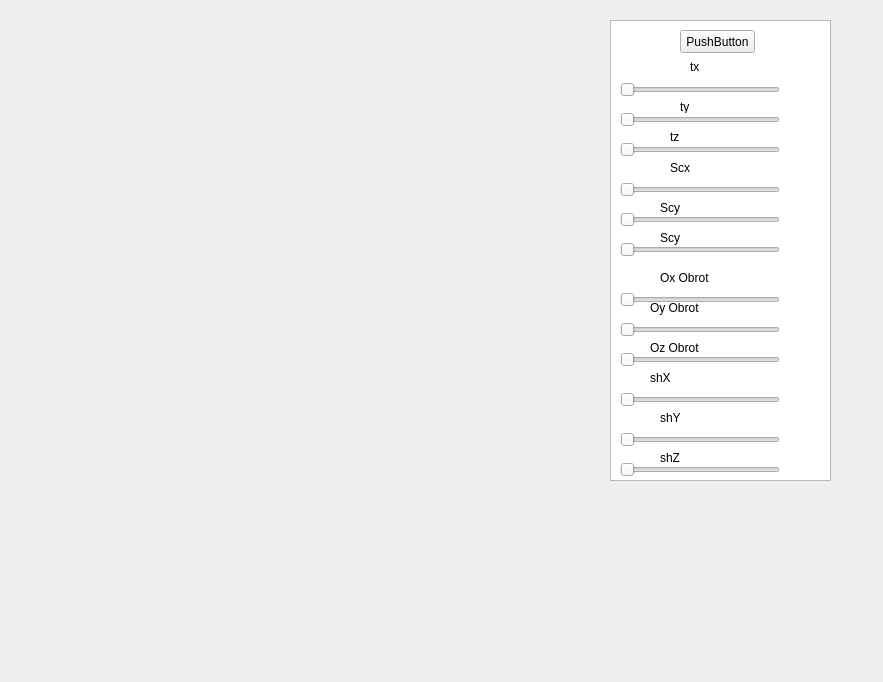
<?xml version="1.0" encoding="UTF-8"?>
<ui version="4.0">
 <class>MyWindow</class>
 <widget class="QMainWindow" name="MyWindow">
  <property name="geometry">
   <rect>
    <x>0</x>
    <y>0</y>
    <width>883</width>
    <height>682</height>
   </rect>
  </property>
  <property name="windowTitle">
   <string>MyWindow</string>
  </property>
  <widget class="QWidget" name="centralWidget">
   <widget class="QListView" name="listView">
    <property name="geometry">
     <rect>
      <x>610</x>
      <y>20</y>
      <width>221</width>
      <height>461</height>
     </rect>
    </property>
   </widget>
   <widget class="QPushButton" name="pushButton">
    <property name="geometry">
     <rect>
      <x>680</x>
      <y>30</y>
      <width>75</width>
      <height>23</height>
     </rect>
    </property>
    <property name="text">
     <string>PushButton</string>
    </property>
   </widget>
   <widget class="QSlider" name="horizontalSlider">
    <property name="geometry">
     <rect>
      <x>620</x>
      <y>290</y>
      <width>160</width>
      <height>19</height>
     </rect>
    </property>
    <property name="orientation">
     <enum>Qt::Horizontal</enum>
    </property>
   </widget>
   <widget class="QSlider" name="horizontalSlider_2">
    <property name="geometry">
     <rect>
      <x>620</x>
      <y>80</y>
      <width>160</width>
      <height>19</height>
     </rect>
    </property>
    <property name="orientation">
     <enum>Qt::Horizontal</enum>
    </property>
   </widget>
   <widget class="QLabel" name="label_2">
    <property name="geometry">
     <rect>
      <x>690</x>
      <y>60</y>
      <width>47</width>
      <height>13</height>
     </rect>
    </property>
    <property name="text">
     <string>tx</string>
    </property>
   </widget>
   <widget class="QSlider" name="horizontalSlider_3">
    <property name="geometry">
     <rect>
      <x>620</x>
      <y>110</y>
      <width>160</width>
      <height>19</height>
     </rect>
    </property>
    <property name="orientation">
     <enum>Qt::Horizontal</enum>
    </property>
   </widget>
   <widget class="QLabel" name="label_3">
    <property name="geometry">
     <rect>
      <x>680</x>
      <y>100</y>
      <width>47</width>
      <height>13</height>
     </rect>
    </property>
    <property name="text">
     <string>ty</string>
    </property>
   </widget>
   <widget class="QSlider" name="horizontalSlider_4">
    <property name="geometry">
     <rect>
      <x>620</x>
      <y>140</y>
      <width>160</width>
      <height>19</height>
     </rect>
    </property>
    <property name="orientation">
     <enum>Qt::Horizontal</enum>
    </property>
   </widget>
   <widget class="QLabel" name="label_4">
    <property name="geometry">
     <rect>
      <x>670</x>
      <y>130</y>
      <width>47</width>
      <height>13</height>
     </rect>
    </property>
    <property name="text">
     <string>tz</string>
    </property>
   </widget>
   <widget class="QSlider" name="horizontalSlider_5">
    <property name="geometry">
     <rect>
      <x>620</x>
      <y>180</y>
      <width>160</width>
      <height>19</height>
     </rect>
    </property>
    <property name="minimum">
     <number>0</number>
    </property>
    <property name="maximum">
     <number>99</number>
    </property>
    <property name="value">
     <number>0</number>
    </property>
    <property name="orientation">
     <enum>Qt::Horizontal</enum>
    </property>
   </widget>
   <widget class="QLabel" name="label_5">
    <property name="geometry">
     <rect>
      <x>670</x>
      <y>160</y>
      <width>61</width>
      <height>16</height>
     </rect>
    </property>
    <property name="text">
     <string>Scx</string>
    </property>
   </widget>
   <widget class="QSlider" name="horizontalSlider_6">
    <property name="geometry">
     <rect>
      <x>620</x>
      <y>210</y>
      <width>160</width>
      <height>19</height>
     </rect>
    </property>
    <property name="minimum">
     <number>0</number>
    </property>
    <property name="maximum">
     <number>99</number>
    </property>
    <property name="value">
     <number>0</number>
    </property>
    <property name="orientation">
     <enum>Qt::Horizontal</enum>
    </property>
   </widget>
   <widget class="QSlider" name="horizontalSlider_7">
    <property name="geometry">
     <rect>
      <x>620</x>
      <y>240</y>
      <width>160</width>
      <height>19</height>
     </rect>
    </property>
    <property name="minimum">
     <number>0</number>
    </property>
    <property name="maximum">
     <number>99</number>
    </property>
    <property name="value">
     <number>0</number>
    </property>
    <property name="orientation">
     <enum>Qt::Horizontal</enum>
    </property>
   </widget>
   <widget class="QLabel" name="label_6">
    <property name="geometry">
     <rect>
      <x>660</x>
      <y>200</y>
      <width>61</width>
      <height>16</height>
     </rect>
    </property>
    <property name="text">
     <string>Scy</string>
    </property>
   </widget>
   <widget class="QLabel" name="label_7">
    <property name="geometry">
     <rect>
      <x>660</x>
      <y>230</y>
      <width>61</width>
      <height>16</height>
     </rect>
    </property>
    <property name="text">
     <string>Scy</string>
    </property>
   </widget>
   <widget class="QSlider" name="horizontalSlider_8">
    <property name="geometry">
     <rect>
      <x>620</x>
      <y>320</y>
      <width>160</width>
      <height>19</height>
     </rect>
    </property>
    <property name="minimum">
     <number>0</number>
    </property>
    <property name="maximum">
     <number>99</number>
    </property>
    <property name="value">
     <number>0</number>
    </property>
    <property name="orientation">
     <enum>Qt::Horizontal</enum>
    </property>
   </widget>
   <widget class="QSlider" name="horizontalSlider_9">
    <property name="geometry">
     <rect>
      <x>620</x>
      <y>350</y>
      <width>160</width>
      <height>19</height>
     </rect>
    </property>
    <property name="minimum">
     <number>0</number>
    </property>
    <property name="maximum">
     <number>99</number>
    </property>
    <property name="value">
     <number>0</number>
    </property>
    <property name="orientation">
     <enum>Qt::Horizontal</enum>
    </property>
   </widget>
   <widget class="QLabel" name="label_8">
    <property name="geometry">
     <rect>
      <x>660</x>
      <y>270</y>
      <width>61</width>
      <height>16</height>
     </rect>
    </property>
    <property name="text">
     <string>&lt;html&gt;&lt;head/&gt;&lt;body&gt;&lt;p&gt;Ox Obrot&lt;/p&gt;&lt;/body&gt;&lt;/html&gt;</string>
    </property>
   </widget>
   <widget class="QLabel" name="label_9">
    <property name="geometry">
     <rect>
      <x>650</x>
      <y>300</y>
      <width>61</width>
      <height>16</height>
     </rect>
    </property>
    <property name="text">
     <string>Oy Obrot</string>
    </property>
   </widget>
   <widget class="QLabel" name="label_10">
    <property name="geometry">
     <rect>
      <x>650</x>
      <y>340</y>
      <width>61</width>
      <height>16</height>
     </rect>
    </property>
    <property name="text">
     <string>Oz Obrot</string>
    </property>
   </widget>
   <widget class="QSlider" name="horizontalSlider_10">
    <property name="geometry">
     <rect>
      <x>620</x>
      <y>390</y>
      <width>160</width>
      <height>19</height>
     </rect>
    </property>
    <property name="orientation">
     <enum>Qt::Horizontal</enum>
    </property>
   </widget>
   <widget class="QSlider" name="horizontalSlider_11">
    <property name="geometry">
     <rect>
      <x>620</x>
      <y>430</y>
      <width>160</width>
      <height>19</height>
     </rect>
    </property>
    <property name="orientation">
     <enum>Qt::Horizontal</enum>
    </property>
   </widget>
   <widget class="QSlider" name="horizontalSlider_12">
    <property name="geometry">
     <rect>
      <x>620</x>
      <y>460</y>
      <width>160</width>
      <height>19</height>
     </rect>
    </property>
    <property name="orientation">
     <enum>Qt::Horizontal</enum>
    </property>
   </widget>
   <widget class="QLabel" name="label_11">
    <property name="geometry">
     <rect>
      <x>650</x>
      <y>370</y>
      <width>61</width>
      <height>16</height>
     </rect>
    </property>
    <property name="text">
     <string>shX</string>
    </property>
   </widget>
   <widget class="QLabel" name="label_12">
    <property name="geometry">
     <rect>
      <x>660</x>
      <y>410</y>
      <width>61</width>
      <height>16</height>
     </rect>
    </property>
    <property name="text">
     <string>shY</string>
    </property>
   </widget>
   <widget class="QLabel" name="label_13">
    <property name="geometry">
     <rect>
      <x>660</x>
      <y>450</y>
      <width>61</width>
      <height>16</height>
     </rect>
    </property>
    <property name="text">
     <string>shZ</string>
    </property>
   </widget>
  </widget>
 </widget>
 <layoutdefault spacing="6" margin="11"/>
 <resources/>
 <connections/>
</ui>
